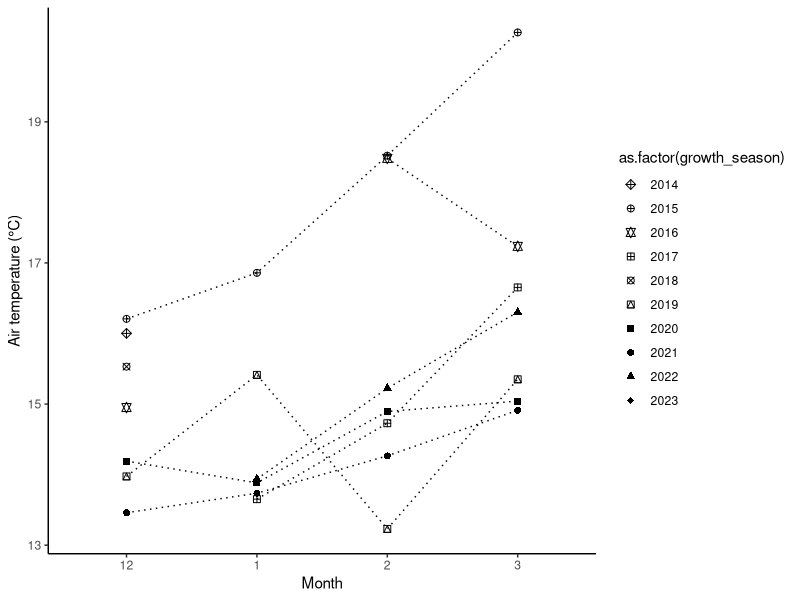
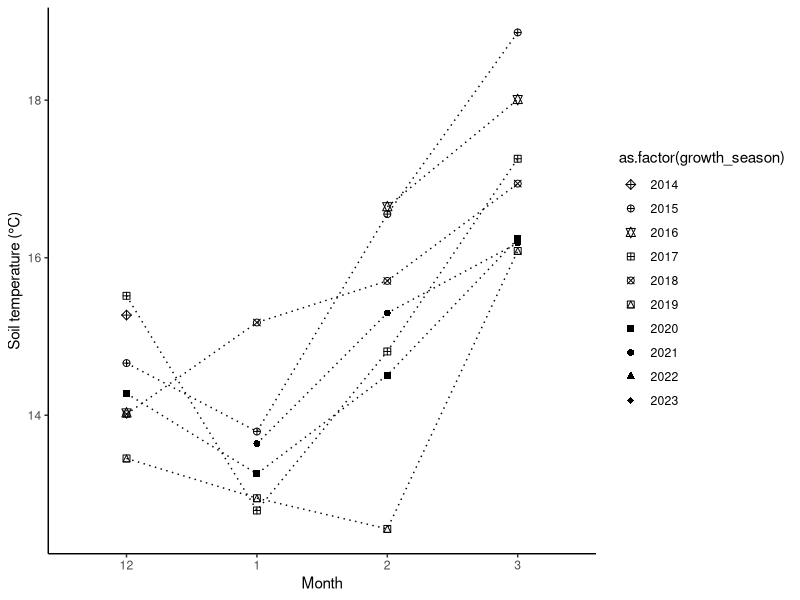
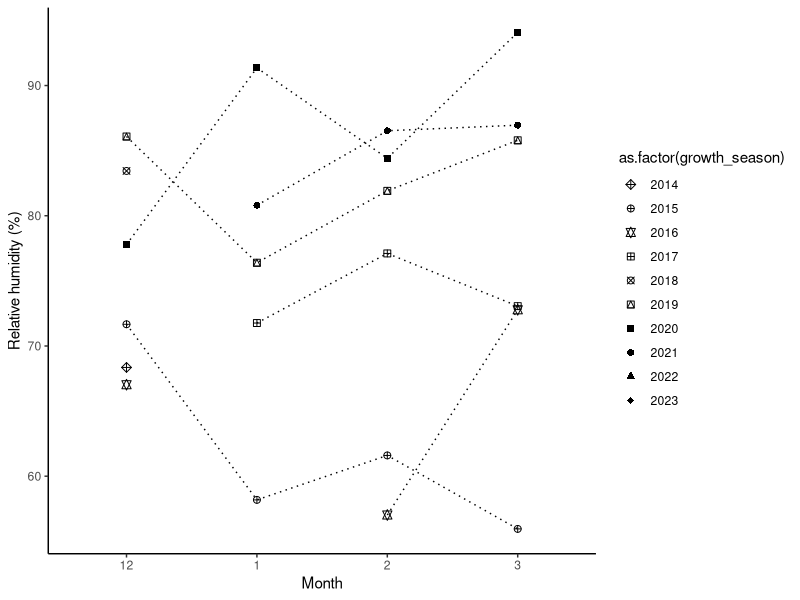
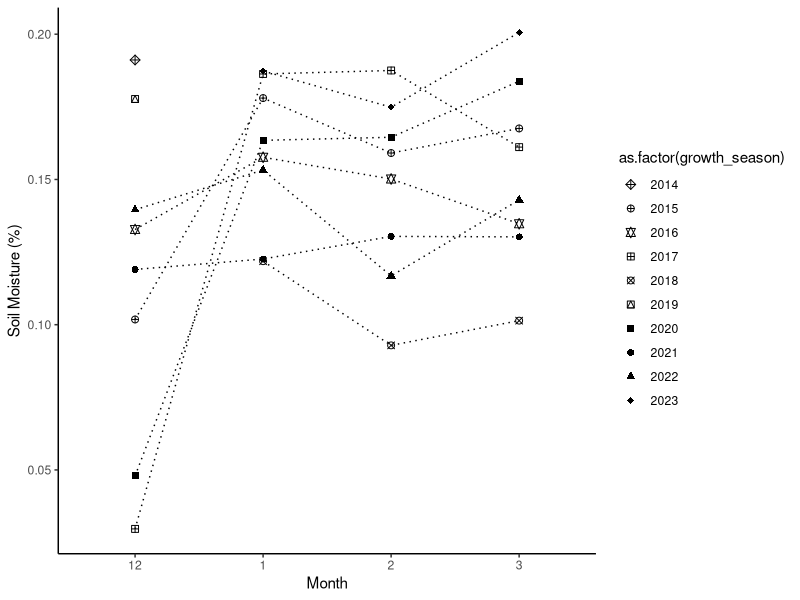
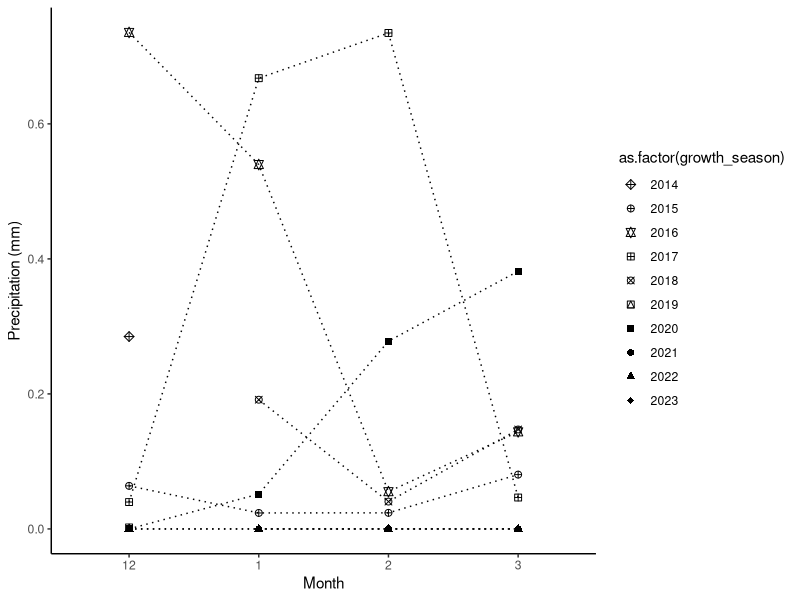
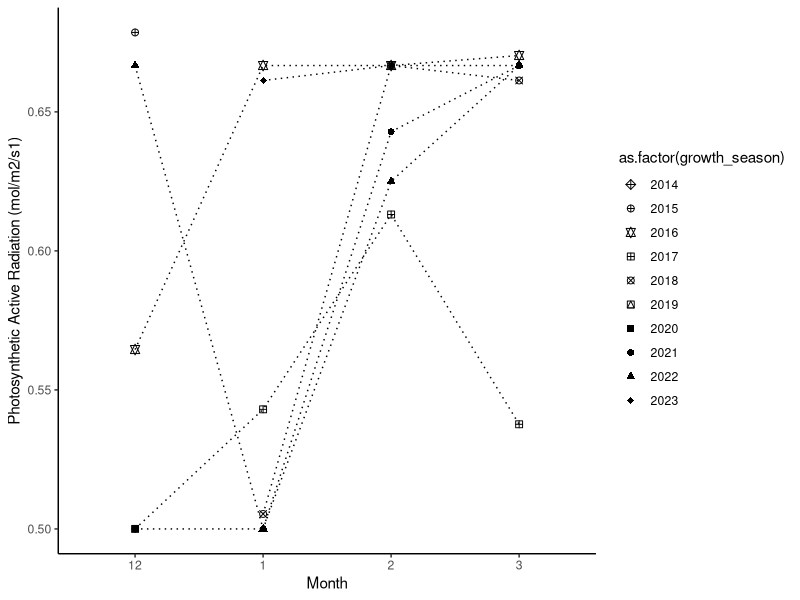
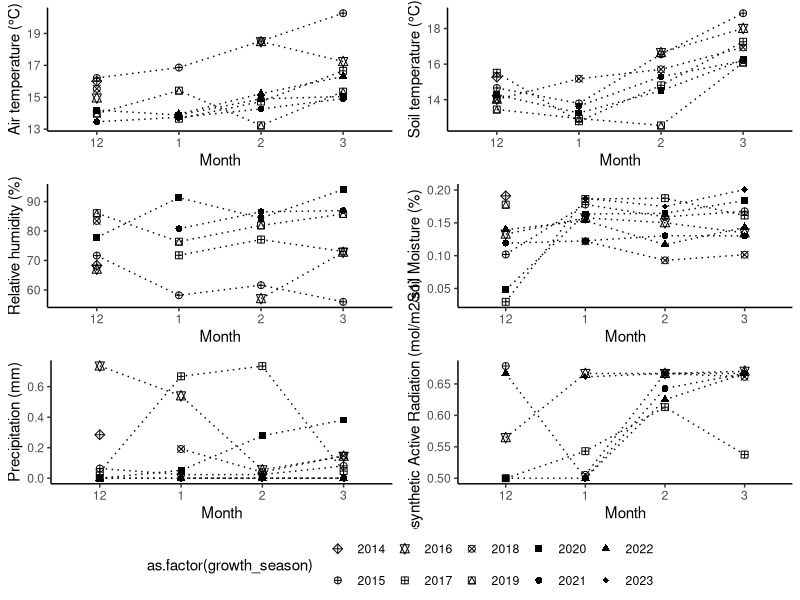

Generate these figures, in order, with R:
library(readxl)
library(vegan)
library(lubridate) # work with dates
library(dplyr)     # data manipulation (filter, summarize, mutate)
library(ggplot2)   # graphics
library(gridExtra) # tile several plots next to each other
#install.packages("tseries")
library(tseries)
#install.packages("forecast")
library(forecast)
library(lmtest)
library(ggpubr)
library(forcats)

data = read_excel("data/env.xlsx", sheet = 1)
data$date <- as.POSIXct(data$date, format= "%Y-%m-%d %H:%M",
                        tz = "GMT")

data$year = year(data$date)
data$month = month(data$date)
data2 = subset(data, month %in% c(12,1,2,3))

data.avg = group_by(data2, year, month)

tally(data.avg)
pg_env_avg = data.frame(summarise_each(data.avg, funs(mean(., na.rm = TRUE))))   # calculate the annual mean of airt
pg_env_avg$int = paste(pg_env_avg$month,".",pg_env_avg$year)
pg_env_avg$int = gsub(" ", "", pg_env_avg$int)

#write.csv(pg_env_avg, file = "data/env_avg.csv")

###import the saved filed with averages 
x = read.csv("data/env_avg.csv", sep = ",")

x$month = as.factor(x$month)

p1 = ggplot(x, aes(fct_inorder(month), at, group = growth_season)) + 
  geom_point(size = 2, aes(shape = as.factor(growth_season)), stat = "identity") + 
  geom_line(linetype="dotted") + scale_shape_manual(values = 9:18) + theme_classic() +
  xlab("Month") + ylab("Air temperature (°C)")
p1

p2 = ggplot(x, aes(fct_inorder(month), st, group = growth_season)) + 
  geom_point(size = 2, aes(shape = as.factor(growth_season)), stat = "identity") + 
  geom_line(linetype="dotted") + scale_shape_manual(values = 9:18) + theme_classic() +
  xlab("Month") + ylab("Soil temperature (°C)")
p2

p3 = ggplot(x, aes(fct_inorder(month), rh, group = growth_season)) + 
  geom_point(size = 2, aes(shape = as.factor(growth_season)), stat = "identity") + 
  geom_line(linetype="dotted") + scale_shape_manual(values = 9:18) + theme_classic() +
  xlab("Month") + ylab("Relative humidity (%)")
p3

p4 = ggplot(x, aes(fct_inorder(month), sm2, group = growth_season)) + 
  geom_point(size = 2, aes(shape = as.factor(growth_season)), stat = "identity") + 
  geom_line(linetype="dotted") + scale_shape_manual(values = 9:18) + theme_classic() +
  xlab("Month") + ylab("Soil Moisture (%)")
p4

p5 = ggplot(x, aes(fct_inorder(month), ppt, group = growth_season)) + 
  geom_point(size = 2, aes(shape = as.factor(growth_season)), stat = "identity") + 
  geom_line(linetype="dotted") + scale_shape_manual(values = 9:18) + theme_classic() +
  xlab("Month") + ylab("Precipitation (mm)")
p5

p6 = ggplot(x, aes(fct_inorder(month), par, group = growth_season)) + 
  geom_point(size = 2, aes(shape = as.factor(growth_season)), stat = "identity") + 
  geom_line(linetype="dotted") + scale_shape_manual(values = 9:18) + theme_classic() +
  xlab("Month") + ylab("Photosynthetic Active Radiation (mol/m2/s1)")
p6

ggarrange(p1, p2, p3, p4, p5, p6,
          ncol = 2, nrow = 3, common.legend = TRUE, legend = "bottom")
